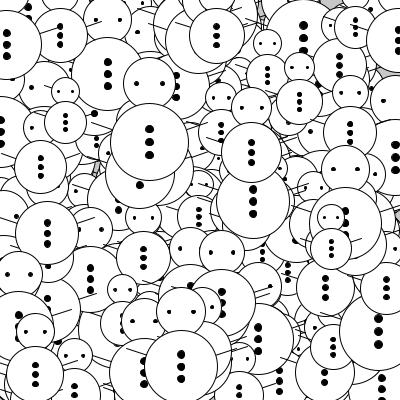
Frame 1 (no input)
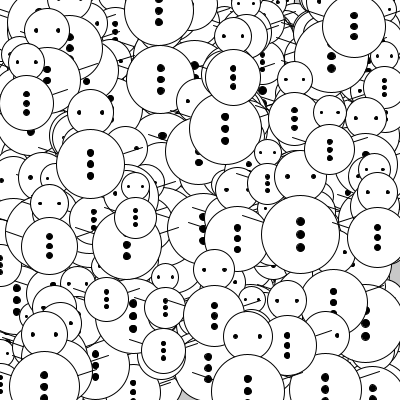
Frame 60 (the mouse pressed at the canvas centre just before this capture)
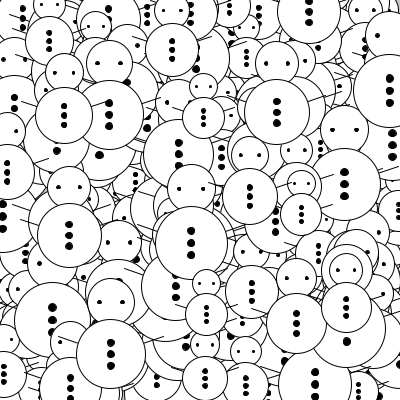
Frame 120 (the mouse held since frame 60 and released just before this capture)

The Processing sketch that drew these frames (run headless with seeded random() and noise(); from frame 60 on, the mouse is pressed at the canvas centre):

// Processing sketch: FdL_07_TantiOmini
// ── FdL_07_TantiOmini.pde

// Dichiarazione array
OminoDiNeve[] omini;



void setup() {
  size(400, 400);
  // inizializzazione
  omini = new OminoDiNeve[300];
  
  for(int i = 0 ; i < omini.length ; i++){
    omini[i] = new OminoDiNeve(
      random(width), random(height),
      random(20, 40), random(-3, 3), random(-3, 3) 
     );
  }
}

void draw() {
  background(200);
  for(int i=0; i < omini.length; i++){
     omini[i].display();
     omini[i].move();
     omini[i].bounce();
  }
}
// ── OminoDiNeve.pde
class OminoDiNeve {
  float x;
  float y;
  float r = 25;
  float speedx = 2;
  float speedy = 2;
  

  OminoDiNeve(float _x, float _y, float _r, float _speedx, float _speedy){
    x = _x;
    y = _y;
    r = _r;
    speedx = _speedx;
    speedy = _speedy;
  }

  void display() {
    fill(255);  
    line(x, y, x+r*1.5, y-r/2);
    line(x, y, x-r*1.5, y-r/2);
    ellipse(x, y-r-r/2, r/1.5*2, r/1.5*2);
    ellipse(x, y, r*2, r*2);
    fill(0);
    ellipse(x, y, r/5, r/5);
    ellipse(x, y-r/3, r/5, r/5);
    ellipse(x, y+r/3, r/5, r/5); 
    ellipse(x-r/3, y-r-r/2, r/10, r/10);
    ellipse(x+r/3, y-r-r/2, r/10, r/10);
  }

  void move() {
    x = x + speedx;
    y = y + speedy;
  }

  void bounce() {
    if ( x < 0 || x > width) {
      speedx = speedx * -1;
    }
    if ( y < 0 || y > height) {
      speedy = speedy * -1;
    }
  }
}
